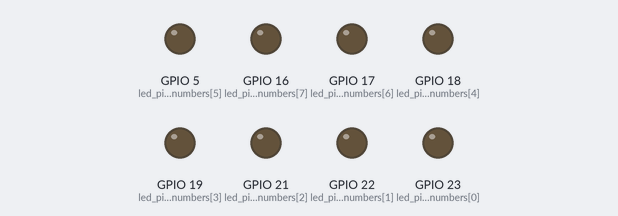
Bench run of a program on a simulated ESP32 board running MicroPython. Parts: output pins drawn as LEDs (lit = HIGH).

Above: at 0.5 s.
At 5.4 s:
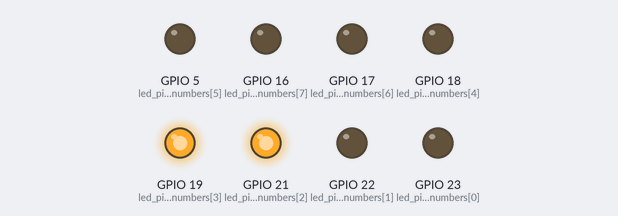
At 8.9 s:
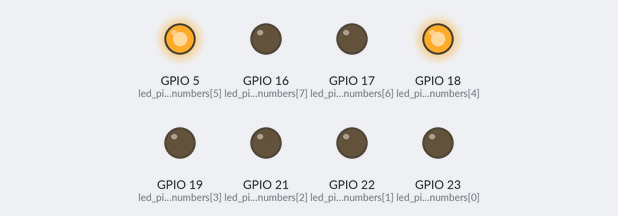
At 11.0 s:
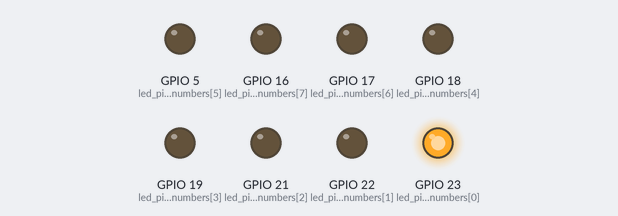
At 13.5 s:
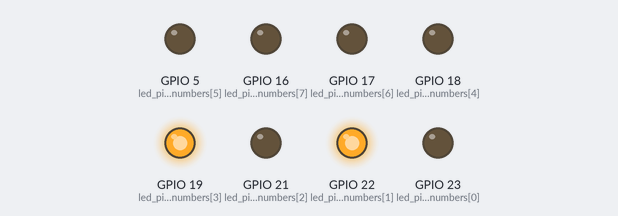
At 18.5 s:
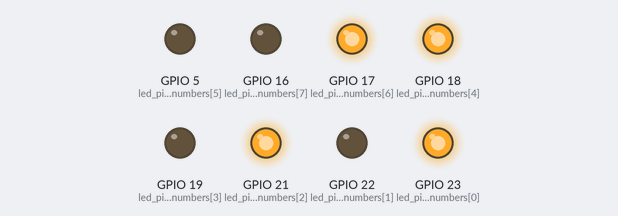
Timing chart, 0 to 23.2 s (numbered marks = the images above):
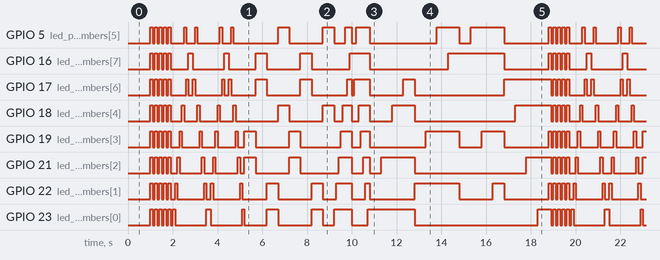

Measured:
- by itself, GPIO 5 (led_pin_numbers[5]), GPIO 16 (led_pin_numbers[7]), GPIO 17 (led_pin_numbers[6]), GPIO 18 (led_pin_numbers[4]), GPIO 19 (led_pin_numbers[3]), GPIO 21 (led_pin_numbers[2]), GPIO 22 (led_pin_numbers[1]), GPIO 23 (led_pin_numbers[0]): moves between LOW and HIGH, repeating every 17.8 s
- by itself, everything shown: repeats every 17.8 s, in 79 steps

The program:

led-lightshow.py
```python
'''
    Description:  LED Light show using MicroPython with ESP32 and ESP8266 board
    Author:		  donskytech
'''

from machine import Pin, Timer
from utime import sleep_ms

led_pin_numbers = [23, 22, 21, 19, 18, 5, 17, 16]
led_pins = []

OFF = 0
ON = 1

SHORT_SLEEP_MS = 100
MEDIUM_SLEEP_MS = 500

# Setup
def setup_pins():
    for pin in led_pin_numbers:
        led_pins.append(Pin(pin, Pin.OUT))

def turn_off_leds():
    for pin in led_pins:
        pin.value(OFF)

def turn_on_leds():
    for pin in led_pins:
        pin.value(ON)

def running_leds():
    for _ in range(2):
        for pin in led_pins:
            turn_off_leds()
            pin.value(ON)
            sleep_ms(SHORT_SLEEP_MS)

        for pin in reversed(led_pins):
            turn_off_leds()
            pin.value(ON)
            sleep_ms(SHORT_SLEEP_MS)

def mixer_leds():
    turn_off_leds()
    for pin in led_pins:
        pin.value(ON)
        sleep_ms(SHORT_SLEEP_MS)

    turn_off_leds()
    for pin in reversed(led_pins):
        pin.value(ON)
        sleep_ms(SHORT_SLEEP_MS)

def blink_blink_leds():
    for _ in range(5):
        turn_on_leds()
        sleep_ms(SHORT_SLEEP_MS)
        turn_off_leds()
        sleep_ms(SHORT_SLEEP_MS)

def odd_even_leds():
    turn_off_leds()
    for pin in led_pins[::2]:
        pin.value(ON)
        sleep_ms(MEDIUM_SLEEP_MS)

    turn_off_leds()
    for pin in led_pins[1::2]:
        pin.value(ON)
        sleep_ms(MEDIUM_SLEEP_MS)

    turn_off_leds()
    for pin in led_pins[-1::-2]:
        pin.value(ON)
        sleep_ms(MEDIUM_SLEEP_MS)

    turn_off_leds()
    for pin in led_pins[-2::-2]:
        pin.value(ON)
        sleep_ms(MEDIUM_SLEEP_MS)

def dual_blink_leds():
    for _ in range(2):
        for index in [2,6,0,4]:
            turn_off_leds()
            for pin in led_pins[index:index+2:]:
                pin.value(ON)
            sleep_ms(MEDIUM_SLEEP_MS)

def led_light_show(t):
    led_effects = [blink_blink_leds, running_leds, dual_blink_leds, mixer_leds, odd_even_leds]

    for effect in led_effects:
        effect()

#     blink_blink_leds()
#     running_leds()
#     dual_blink_leds()
#     mixer_leds()
#     odd_even_leds()


def main():
    setup_pins()

    led_timer = Timer(1)
    led_timer.init(mode=Timer.PERIODIC,period=1000,callback=led_light_show)

if __name__ == '__main__':
    main()
```
